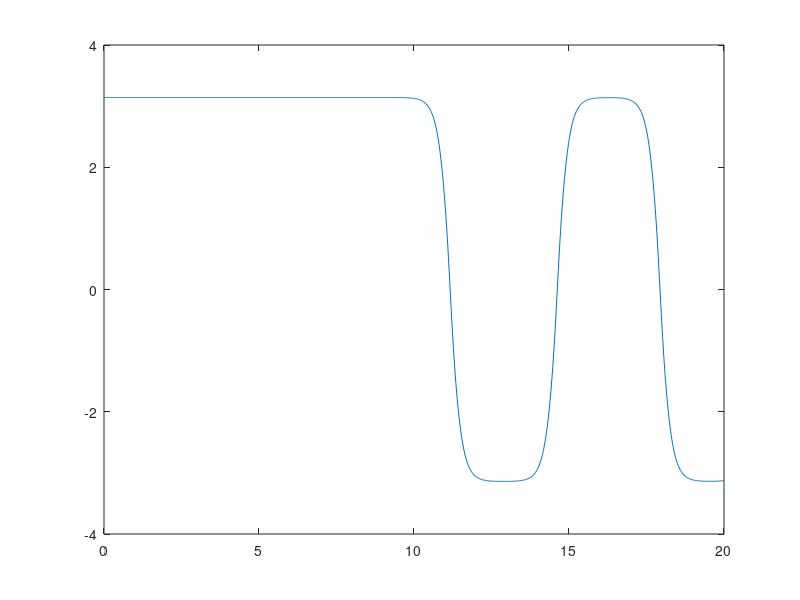

Here is the MATLAB script that generated this plot:
% Constantes fisicos
L = .5;
g = 9.81;
m = 1;
M = 5;
k = 0; % constante de resorte
b = 0; % Friccion de pendulo
u = 0; % Friccion de carro

% X = [x; q; Dx; Dq] donde q es el angulo (medido desde vertical, q=pi corresponde para pendulo invertido)
D2q= @(X,F) (-F*cos(X(2)) - m*L*X(4)^2*sin(X(2))*cos(X(2))-(m+M)*g*sin(X(2)) -(1+M/m)*b/L*X(4))/L/(M+m*sin(X(2))^2);
D2x = @(X,F)( F + m*L*X(4)^2*sin(X(2)) +m*g*sin(X(2))*cos(X(2)) + b/L*X(4)*cos(X(2)) )/(M+m*sin(X(2))^2);
Y = @(X,F) [X(3); X(4); D2x(X,F); D2q(X,F)];
F = @(X,t) -k*X(1) - u*X(3); % Fuerza sobre carro
%% CONTROL PARA SISTEMA LINEAL   X = [x; q; Dx; Dq]
A = [0   0           1      0;
     0   0           0      1;
   -k/M m*g/M     -u/M     b/L/M;
   k/M/L -(m+M)*g/L/M u/M/L  (1+M/m)*b/L^2/M];
B = [0 0 1 -1]; % Fuerza neta sobre carro de input
C = [0 0 0 0
     0 1 0 0  % medimos solo el angulo
     0 0 0 0
     0 0 0 0];

%% RK4 time
tend = 20; % end of simulation time
Nt = 1000; % time steps  
dt = tend/(Nt-1);
tspan = linspace(0,tend,Nt);
Xt = zeros(4,Nt);
%% Condiciones de borde
Xt(1,1) = 0;  % x
Xt(2,1) = pi; % q pendulo invertido => q=pi
Xt(3,1) = 0;  % Dx
Xt(4,1) = 0;  % Dq
%% Resolucion Runge Kutta orden 4
for it = 1:Nt-1
    t=tspan(it);
    X = Xt(:,it);
    forz = F(X,t);
    a = Y(X,forz);
    b = Y(X+dt/2.*a,forz);
    c = Y(X+dt/2.*b,forz);
    d = Y(X+dt.*c,forz);
    Xt(:,it+1) = X + dt/6*(a+2*(b+c)+d);
end
x = Xt(1,:); q = Xt(2,:); Dx=Xt(3,:); Dq = Xt(4,:);
plot(tspan,q)